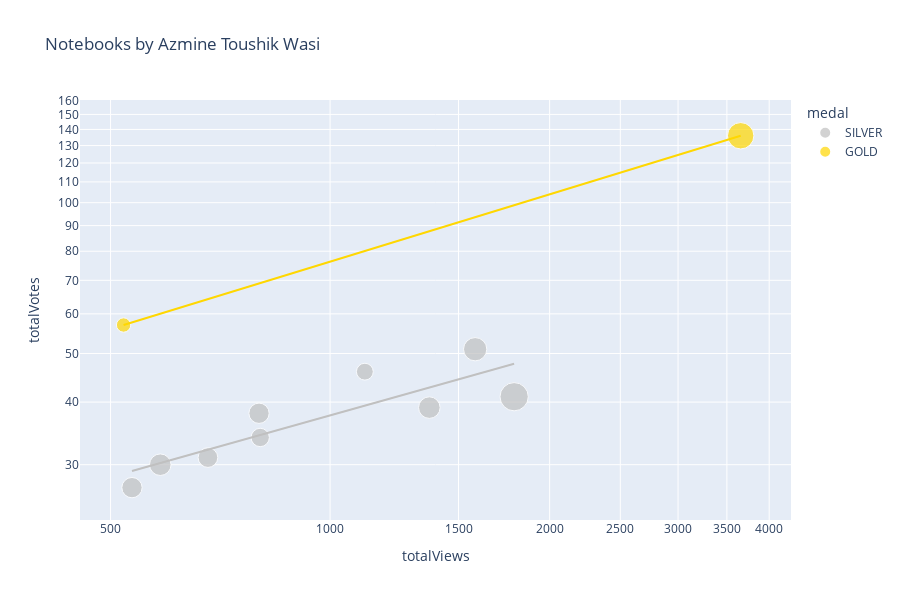

The cell this chart's notebook holds for it:
### Markdown cell above
# Plotly Scatter Plot

You may want to tweak these settings depending on how many notebooks you have...

### Code cell
import plotly.express as px

df['totalComments'].fillna(0, inplace=True)
df['medal'].fillna('N/A', inplace=True)
df['size'] = df['totalComments'].clip(lower=1)
color_map = {
    'GOLD': 'gold',
    'SILVER': 'silver',
    'BRONZE': 'chocolate',
    'N/A': '#333'
}
px.scatter(
    df,
    'totalViews',
    'totalVotes',
    title=f'Notebooks by {df.author_displayName.get(0)}',
    log_x=True,
    log_y=True,
    #width=800, 
    height=600,
    color='medal',
    color_discrete_map=color_map,
    size='size',
    trendline='ols',
    trendline_options=dict(log_x=True, log_y=True, add_constant=True),
    #trendline='lowess', # Use for Locally Weighted Scatterplot Smoothing line
    #trendline_scope='overall', # Use this for one trendline
    hover_name='title',
    hover_data={
        'size': False,
        'totalViews': ':,.0f',
        'totalVotes': ':,.0f',
        'totalLines': ':,.0f',
        'totalComments': ':,.0f',
        'viewsPerVote': ':,.0f',
        'languageName': True,
        'versionNumber': True,
        'lastRun': True,
        'lastRunExecutionTimeSeconds': ':,.0f',
        'medal': True,
    })

### Figure 1 — Plotly figure (JSON) as saved in the notebook; plotly's stock layout.template omitted (floating-point values rounded to 4 significant figures)
{"data": [{"customdata": [[11, 342, 11, 23.77, "Python", 13, "Sun Jul  3 14:38:15 2022", 71, "SILVER"], [21, 380, 21, 30.42, "Python", 11, "Sat Jun 25 16:40:50 2022", 60, "SILVER"], [31, 274, 31, 42.6, "Python", 11, "Sat Jun 25 16:40:22 2022", 80, "SILVER"], [13, 567, 13, 22.94, "Python", 16, "Fri Jun 24 18:01:52 2022", 99, "SILVER"], [18, 536, 18, 34.23, "Python", 11, "Wed Jun 15 04:45:57 2022", 52, "SILVER"], [16, 354, 16, 20.51, "Python", 6, "Mon Jun  6 09:14:09 2022", 97, "SILVER"], [18, 596, 18, 18.9, "Python", 9, "Wed Jun  1 19:00:46 2022", 47, "SILVER"], [16, 279, 16, 19.14, "Python", 16, "Sun May 29 07:50:50 2022", 40, "SILVER"], [15, 461, 15, 21.28, "Python", 14, "Fri May 27 02:34:12 2022", 79, "SILVER"]], "hovertemplate": "<b>%{hovertext}</b><br><br>medal=%{customdata[8]}<br>totalViews=%{x:,.0f}<br>totalVotes=%{y:,.0f}<br>totalLines=%{customdata[1]:,.0f}<br>totalComments=%{customdata[2]:,.0f}<br>viewsPerVote=%{customdata[3]:,.0f}<br>languageName=%{customdata[4]}<br>versionNumber=%{customdata[5]}<br>lastRun=%{customdata[6]}<br>lastRunExecutionTimeSeconds=%{customdata[7]:,.0f}<extra></extra>", "hovertext": ["➡️ Intro to Cross Validation ✅ Different Methods", "▶️ Lionel Messi 📊 Extended EDA ⚽ Goals ", "▶️ Cristiano Ronaldo 📊 Extended EDA ⚽ Goals ", "Divorce Prediction & Analysis 📊 PCA,SHAP,TSNE,RFE", "UCL ⚽ EDA & Viz ⭐ 2021-22 ⭐ Players & Teams", "🛠 Feature Engineering ➡️ Tutorial  ⚙ Housing Data", "📋 Bias-Variance Tradeoff ➡️ with NumPy & Seaborn", " 📘 Coursera 📉 EDA, FE 📈 Analysis + Insights 📊", "Export Processing Zones - EDA+Statistical Analysis"], "legendgroup": "SILVER", "marker": {"color": "silver", "size": [11, 21, 31, 13, 18, 16, 18, 16, 15], "sizemode": "area", "sizeref": 0.0775, "symbol": "circle"}, "mode": "markers", "name": "SILVER", "orientation": "v", "showlegend": true, "type": "scatter", "x": [1116, 1581, 1788, 802, 1368, 799, 585, 535, 680], "xaxis": "x", "y": [46, 51, 41, 34, 39, 38, 30, 27, 31], "yaxis": "y"}, {"hovertemplate": "<b>OLS trendline</b><br>log10(totalVotes) = 0.407992 * log10(totalViews) + 0.351491<br>R<sup>2</sup>=0.747897<br><br>medal=SILVER<br>totalViews=%{x:,.0f}<br>totalVotes=%{y:,.0f} <b>(trend)</b><extra></extra>", "legendgroup": "SILVER", "marker": {"color": "silver", "symbol": "circle"}, "mode": "lines", "name": "SILVER", "showlegend": false, "type": "scatter", "x": [535, 585, 680, 799, 802, 1116, 1368, 1581, 1788], "xaxis": "x", "y": [29.15, 30.23, 32.15, 34.33, 34.39, 39.35, 42.76, 45.36, 47.69], "yaxis": "y"}, {"customdata": [[8, 645, 8, 9, "Python", 1, "Fri Jul  1 18:28:34 2022", 6, "GOLD"], [27, 357, 27, 26.69, "Python", 7, "Fri Jul  1 08:32:21 2022", 85, "GOLD"]], "hovertemplate": "<b>%{hovertext}</b><br><br>medal=%{customdata[8]}<br>totalViews=%{x:,.0f}<br>totalVotes=%{y:,.0f}<br>totalLines=%{customdata[1]:,.0f}<br>totalComments=%{customdata[2]:,.0f}<br>viewsPerVote=%{customdata[3]:,.0f}<br>languageName=%{customdata[4]}<br>versionNumber=%{customdata[5]}<br>lastRun=%{customdata[6]}<br>lastRunExecutionTimeSeconds=%{customdata[7]:,.0f}<extra></extra>", "hovertext": ["➡️ Intro to Clustering 🔍 Techniques, Algorithms", "➡️ Intro to Imputation 🔍 Different Techniques"], "legendgroup": "GOLD", "marker": {"color": "gold", "size": [8, 27], "sizemode": "area", "sizeref": 0.0775, "symbol": "circle"}, "mode": "markers", "name": "GOLD", "orientation": "v", "showlegend": true, "type": "scatter", "x": [521, 3656], "xaxis": "x", "y": [57, 136], "yaxis": "y"}, {"hovertemplate": "<b>OLS trendline</b><br>log10(totalVotes) = 0.446323 * log10(totalViews) + 0.543289<br>R<sup>2</sup>=1.000000<br><br>medal=GOLD<br>totalViews=%{x:,.0f}<br>totalVotes=%{y:,.0f} <b>(trend)</b><extra></extra>", "legendgroup": "GOLD", "marker": {"color": "gold", "symbol": "circle"}, "mode": "lines", "name": "GOLD", "showlegend": false, "type": "scatter", "x": [521, 3656], "xaxis": "x", "y": [57.0, 136.0], "yaxis": "y"}], "layout": {"height": 600, "legend": {"itemsizing": "constant", "title": {"text": "medal"}, "tracegroupgap": 0}, "title": {"text": "Notebooks by Azmine Toushik Wasi"}, "xaxis": {"anchor": "y", "domain": [0, 1], "title": {"text": "totalViews"}, "type": "log"}, "yaxis": {"anchor": "x", "domain": [0, 1], "title": {"text": "totalVotes"}, "type": "log"}}}
